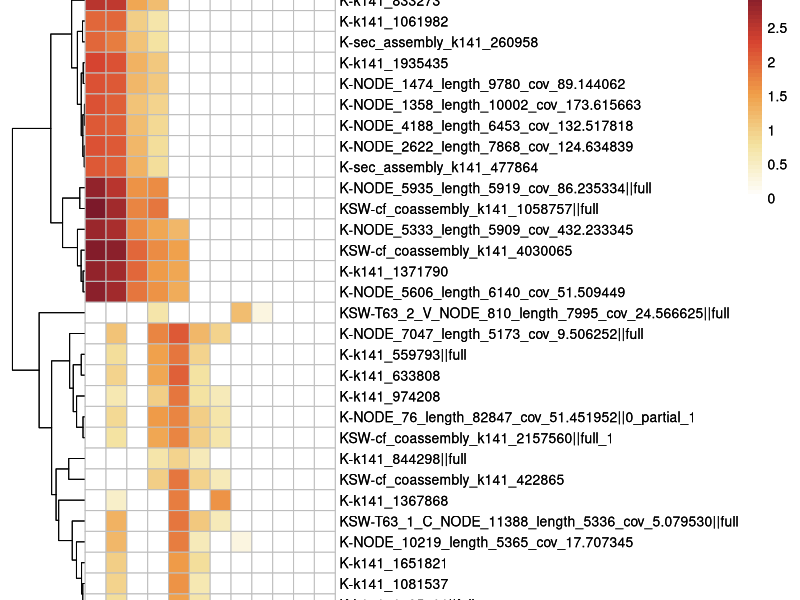
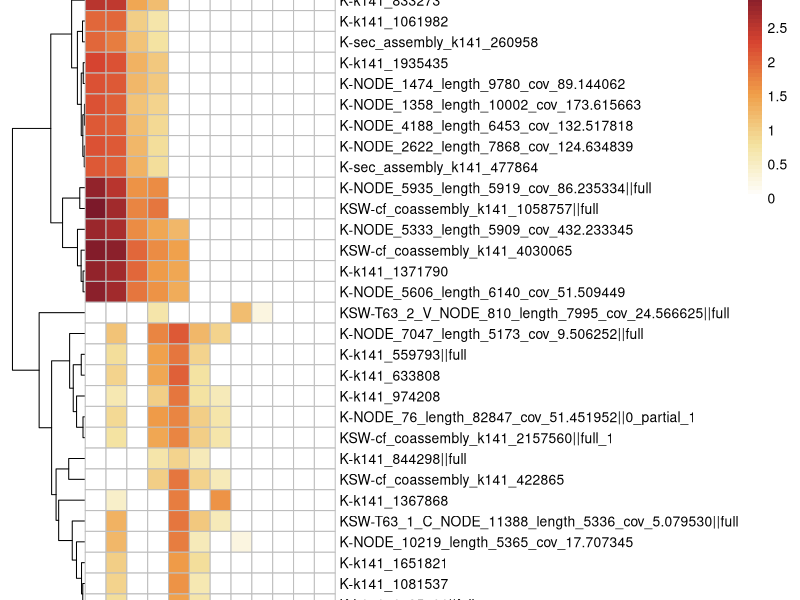

The R source for these figures, in order:
library(pheatmap)
library(ggplot2)

data <- read.table("K-KSW-sharing_viruses.txt",header=T,row.names=1,sep="\t",comment.char="")
data <- log10(data+1)

p <- pheatmap(data, cluster_cols = T, cluster_rows = T,   
         border_color = "gray",                            
         angle_col = 90,    
         color = colorRampPalette(c("#FFFFFF", "#F4E3A1", "#F09F49", "#D84531", "#7C192A"))(50), 
         cellwidth = 15, cellheight = 15)  
p
ggsave(paste("./", "heatmap.pdf", sep=""), p, width = 10, height = 10)






